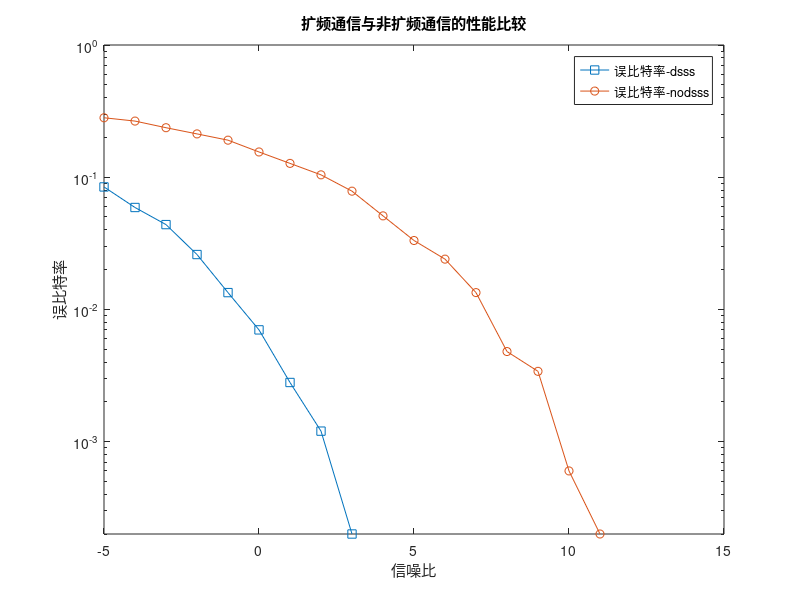

Source code (MATLAB):
clear all

snr=importdata('snr.mat');
dsss=importdata('bpsk1.mat');
nodsss=importdata('bpsknodsss.mat');


figure;
semilogy(snr,dsss,'-s');
hold on
semilogy(snr,nodsss,'-o');

legend('误比特率-dsss','误比特率-nodsss')

axis([-5 15 0 1]);
title('扩频通信与非扩频通信的性能比较')
xlabel('信噪比');
ylabel('误比特率');